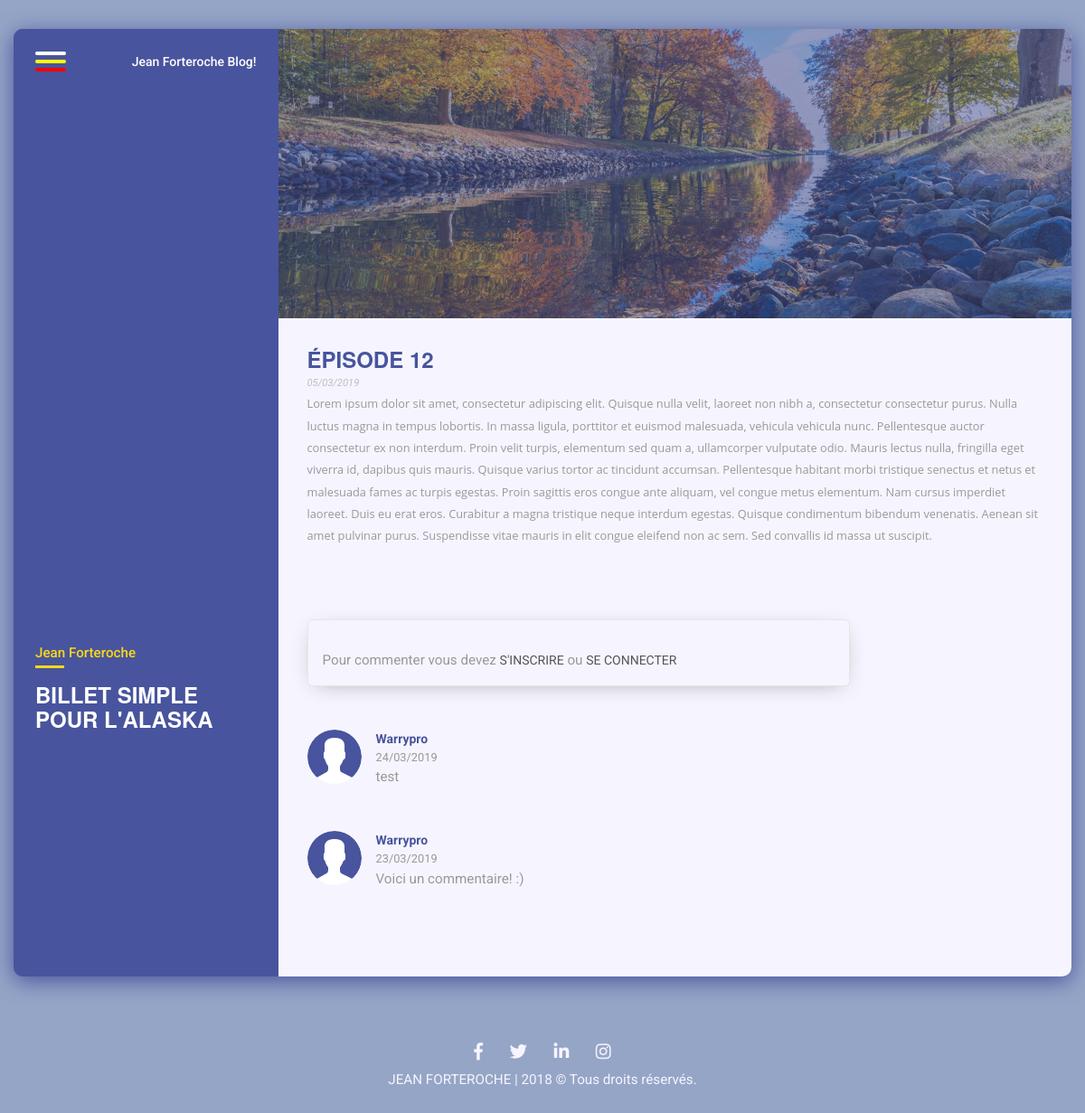
/index.php?action=post&id=21, run on the app's committed database.
### tables this page shows
CREATE TABLE `episodes` (
  `id` int(11) NOT NULL,
  `title` varchar(255) NOT NULL,
  `content` text NOT NULL,
  `created_date` datetime NOT NULL,
  `modif_date` datetime NOT NULL,
  `image_episode` varchar(255) NOT NULL
);

CREATE TABLE `comments` (
  `id` int(11) NOT NULL,
  `user` varchar(15) NOT NULL,
  `episode_id` int(11) NOT NULL,
  `comment` text NOT NULL,
  `comment_date` datetime NOT NULL,
  `com_reported` int(11) NOT NULL
);

### Controllers/frontend.php (called while the page is built, shortened)
<?php
require_once('Models/PostManager.php');
require_once('Models/CommentManager.php');
function post() {
    $postManager = new PostManager();
    $commentManager = new commentManager();
    $idPost = (isset($_GET['id'])) ? filter_var(stripslashes($_GET['id']), FILTER_SANITIZE_STRIPPED) : NULL;
    if (!empty($idPost)) {
        $post = $postManager->getPost($idPost);
        $comments = $commentManager->getComments($idPost);
    }
    require('views/frontend/postView.php');
}

### Models/PostManager.php (called while the page is built, shortened)
<?php
class PostManager extends Manager {
    public function getPost($postId) {
        $bdd = $this->dbConnect();
        $req = $bdd->prepare('SELECT id, title, content, image_episode, DATE_FORMAT(created_date, \'%d/%m/%Y\') AS created_date_fr FROM episodes WHERE id = ?');
        $req->execute(array($postId));
        $post = $req->fetch();
        return $post;
    }
}

### Models/CommentManager.php (called while the page is built, shortened)
<?php
class CommentManager extends Manager {
    public function getComments($postId) {
        $bdd = $this->dbConnect();
        $comments = $bdd->prepare('SELECT id, user, comment, DATE_FORMAT(comment_date, \'%d/%m/%Y\') AS comment_date_fr FROM comments WHERE episode_id = ? ORDER BY comment_date DESC');
        $comments->execute(array($postId));
        return $comments;
    }
}

### Views/frontend/postView.php (the view, shortened to what this page needs)
<section class="post-main-container grid-x">
    <?php require('postAside.php') ?>
    <div class="post-container small-12 medium-8 large-9">
        <?php require('components/bannerPost.php');
        ?>
        <div class="small-12 medium-8 large-9">
            <div class="post grid-y">
                <div>
                    <h2 class="post-title">
                        <?= htmlspecialchars($post['title']) ?>
                    </h2>
                    <span class="post-date"><em><?= $post['created_date_fr'] ?></em></span>
                </div>
                <div class="post-content-container ">
                        <?= $post['content'] ?>
                </div>
            </div>
        </div>
        <div class="post form-comments grid-x">
            <?php
            $sessionUser = $sessionController -> getCurrentUser();
            if(isset($sessionUser)) { ?>
                <div class="container-form card">
                    <form class=" small-12" action="index.php?action=addComment&amp;id=<?= $post['id'] ?>" method="post">
                        <div class="input-form">
                            <label class="label-form" for="comment">Laissez un commentaire</label>
                            <textarea class="textarea-form" id="comment" name="comment"></textarea>
                        </div>
                        <div class="btn-container">
                            <input class="btn-form"type="submit" />
                        </div>
                    </form>
                </div>
            <?php
            }
            else {
                echo ("<div class='container-form card'>
                            <p>Pour commenter vous devez <a href='./index.php?action=inscription'>s'inscrire</a> ou
                                <a href='./index.php?action=connexion'>se connecter</a>
                            </p>
                    </div>");
            }
            ?>
            <div class="container-comments small-12">
                <?php
                while ($comment = $comments->fetch()) {
                ?>
                    <div class="comment">
                        <div class="user">
                            <a href="#" class="user__photo">
                                <img src="public/images/user.svg" alt="user-photo" class="user__img">
                            </a>
                            <div data-id="<?= htmlspecialchars($comment['id'])?>" class="grid-y user-info">
                                <a href="#" class="user__nom"><strong><?= htmlspecialchars($comment['user']) ?></strong></a>
                                <span class="user__date"><?= $comment['comment_date_fr'] ?></span>
                                <p class="comment__user-comment"><?= nl2br(htmlspecialchars($comment['comment'])) ?></p>
                            </div>
                        </div>
                    </div>
                <?php
                }
                require ('components/modalSignaler.php');?>
                <?php require('template.php'); ?>

### Views/frontend/components/bannerPost.php
<div class="banner-post banner">
    <?php
        $image = htmlspecialchars($post['image_episode']);
        if($image !== '') {
            echo('<img src="'.$image.'" alt="Banner" class="banner__img">');
        }
        else {
            echo('<img src="https://images.pexels.com/photos/35637/alaska-glacier-ice-mountains.jpg?auto=compress" alt="Banner" class="banner__img">');
        }
    ?>
</div>

### public/css/styles.css (style rules this page uses)
body { font-family: "Roboto", sans-serif; }
html { height: 100%; }
body { display: flex; flex-direction: column; min-height: 100vh; background-color: #f6f5ff; color: #999999; }
h1, h2, h3 { color: #555555; font-weight: 500; text-transform: uppercase; line-height: 1.1; margin-bottom: 0; }
h2 { font-size: 1.5rem; }
a { color: #555555; text-transform: uppercase; font-size: 0.875rem; }
p { font-size: 0.95rem; }
span, p { color: #999999; font-weight: 400; }
span { font-size: 0.8rem; font-family: "Roboto", sans-serif; }
.card { margin: 0 1rem 2rem; }
.body-bg-post { background-color: #95a5c6; }
.body-bg-post .post-main-container { margin: 2rem 0; background-color: #48549D; box-shadow: 0 5px 25px 0 #48549D; border-radius: 10px; }
.body-bg-post .post-main-container .post-container { background-color: #f6f5ff; border-radius: 0 10px 10px 0; }
.body-bg-post .post-main-container .post { padding: 2rem; }
.body-bg-post .post-main-container .post-title { font-size: 1.5rem; font-weight: 700; margin-bottom: 0; color: #48549D; }
.body-bg-post .post-main-container .post-date { color: rgba(153, 153, 153, 0.6); font-size: 0.7em; }
.body-bg-post .form-comments { padding: 0; }
.body-bg-post .form-comments .container-form { max-width: 600px; padding: 2rem 1rem 1rem; margin: 0; background-color: #f6f5ff; }
.body-bg-post .container-comments { padding: 2rem 0; }
.body-bg-post .container-comments .user { display: flex; align-items: flex-start; padding: 1rem 0; }
.body-bg-post .container-comments .user__photo { display: flex; justify-content: center; align-items: center; min-width: 60px; max-width: 60px; min-height: 60px; max-height: 60px; border-radius: 50%; overflow: hidden; margin-right: 1rem; }
.body-bg-post .container-comments .user__nom { display: block; margin-bottom: 0; text-transform: capitalize; }
.body-bg-post .container-comments .user__nom strong { color: #48549D; }
.banner { max-height: 20rem; position: relative; }
.banner:before { content: ''; position: absolute; top: 0; width: 100%; height: 100%; background-color: rgba(72, 84, 157, 0.5); }
.banner:before, .banner__img { border-radius: 0 10px 0 0; }
.banner__img { max-height: 20rem; width: 100%; -o-object-fit: cover; object-fit: cover; }
.card { position: relative; box-shadow: 0 5px 25px -10px #999999; border-radius: 5px; }
.container-form { justify-content: center; }

### data on the page
episodes: image_episode (picture), title "ÉPISODE 12", content "Lorem ipsum dolor sit amet, consectetur adipiscing elit. Quisque nulla velit, laoreet non nibh a, consectetur consectetur purus. Nulla luctus magna in tempus lobortis. In massa ligula, porttitor et euismod malesuada, vehicula vehicula nunc. Pellentesque auctor consectetur ex non interdum. Proin velit turpis, elementum sed quam a, ullamcorper vulputate odio. Mauris lectus nulla, fringilla eget viverra id, dapibus quis mauris. Quisque varius tortor ac tincidunt accumsan. Pellentesque habitant morbi tristique senectus et netus et malesuada fames ac turpis egestas. Proin sagittis eros congue ante aliquam, vel congue metus elementum. Nam cursus imperdiet laoreet. Duis eu erat eros. Curabitur a…"
comments: user "Warrypro", comment_date_fr "24/03/2019", comment "test"
comments: user "Warrypro", comment_date_fr "23/03/2019", comment "Voici un commentaire! :)"

### other printed values
$post['created_date_fr'] "05/03/2019"
